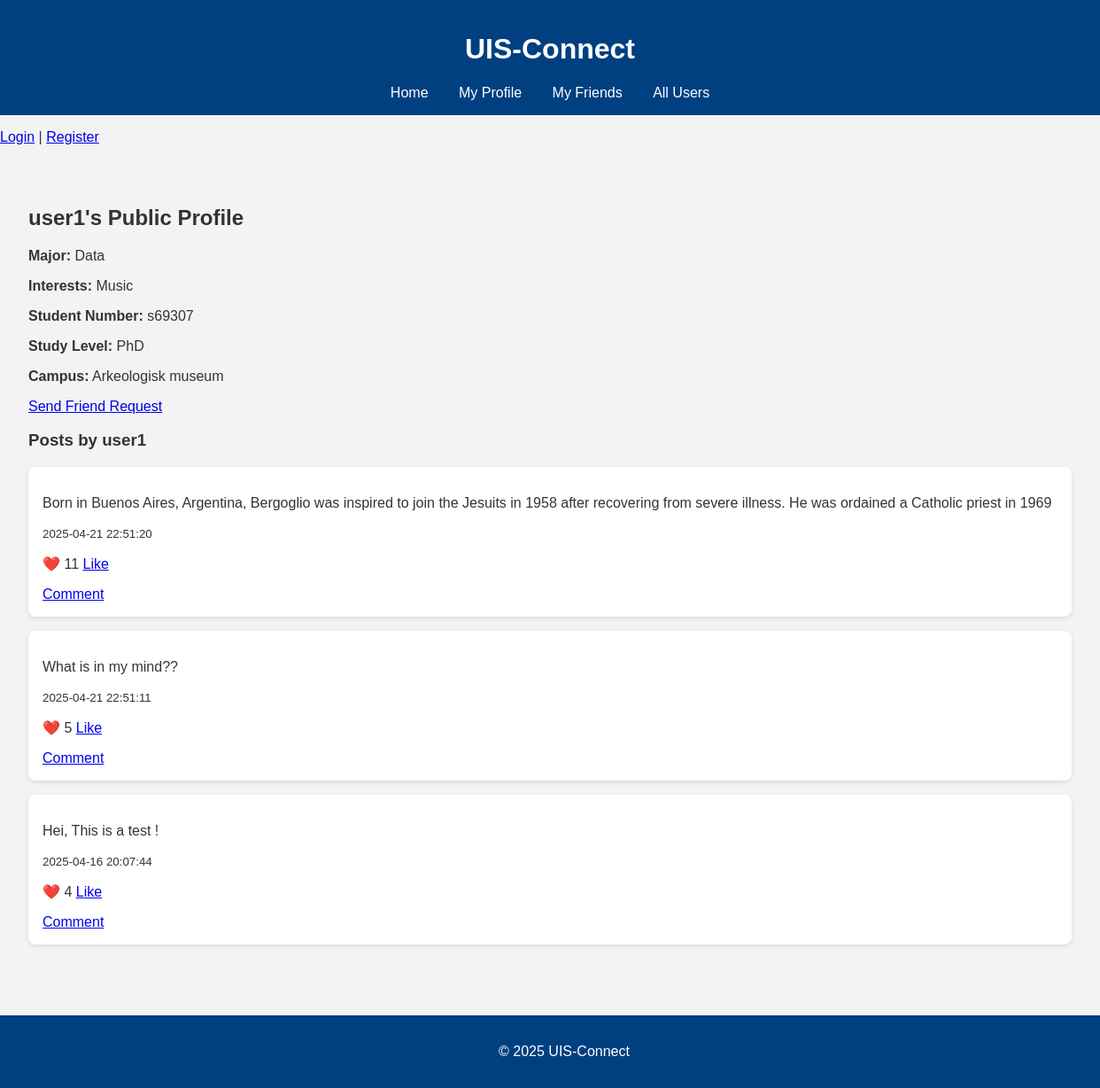
The app's page /users/10 with its own data.
### tables this page shows
CREATE TABLE users (
    id INTEGER PRIMARY KEY AUTOINCREMENT,
    username TEXT NOT NULL,
    major TEXT,
    interests TEXT
, study_level TEXT CHECK (study_level IN ('Bachelor', 'Master', 'PhD')), campus TEXT CHECK (campus IN ('Ullandhaug', 'Bjergsted', 'Arkeologisk museum')), student_number TEXT);

CREATE TABLE posts (
    id INTEGER PRIMARY KEY AUTOINCREMENT,
    user_id INTEGER,
    content TEXT,
    timestamp TEXT,
    FOREIGN KEY(user_id) REFERENCES users(id)
);

### app.py (the view)
@app.route('/users/<int:user_id>')
def view_user(user_id):
    conn = get_db_connection()
    user = conn.execute("SELECT * FROM users WHERE id = ?", (user_id,)).fetchone()
    posts = conn.execute("""
        SELECT p.*,
               (SELECT COUNT(*) FROM likes WHERE post_id = p.id) AS like_count
        FROM posts p
        WHERE p.user_id = ?
        ORDER BY p.timestamp DESC
    """, (user_id,)).fetchall()
    conn.close()
    if not user:
        flash("User not found", "error")
        return redirect(url_for('users'))
    return render_template('user_profile.html', user=user, posts=posts)

### db_utils.py (called while the page is built)
def get_db_connection():
    conn = sqlite3.connect(DATABASE)
    conn.row_factory = sqlite3.Row
    return conn

### templates/user_profile.html
{% extends "base.html" %}
{% block content %}
<h2>{{ user.username }}'s Public Profile</h2>
<p><strong>Major:</strong> {{ user.major }}</p>
<p><strong>Interests:</strong> {{ user.interests }}</p>
<p><strong>Student Number:</strong> {{ user.student_number }}</p>
<p><strong>Study Level:</strong> {{ user.study_level }}</p>
<p><strong>Campus:</strong> {{ user.campus }}</p>
{% if session.user_id != user.id %}
    <p><a href="{{ url_for('send_friend_request_route', to_user_id=user.id) }}">Send Friend Request</a></p>
{% endif %}
<h3>Posts by {{ user.username }}</h3>
{% for post in posts %}
    <div class="post">
        <p>{{ post.content }}</p>
        <p><small>{{ post.timestamp }}</small></p>
        <p>❤️ {{ post.like_count }} <a href="{{ url_for('like', post_id=post.id) }}">Like</a></p>
        <a href="{{ url_for('post', post_id=post.id) }}">Comment</a>
    </div>
{% else %}
    <p>This user hasn’t posted anything yet.</p>
{% endfor %}
{% endblock %}

### static/style.css (style rules this page uses)
body { font-family: Arial, sans-serif; margin: 0; padding: 0; background-color: #f3f3f3; color: #333; }
.post, .comment { background-color: white; border-radius: 8px; padding: 1rem; margin-bottom: 1rem; box-shadow: 0 2px 5px rgba(0,0,0,0.1); }

### records on screen
users: username "user1", major "Data", interests "Music", student_number "s69307", study_level "PhD", campus "Arkeologisk museum"
posts: content "Born in Buenos Aires, Argentina, Bergoglio was inspired to join the Jesuits in 1958 after recovering from severe illness. He was ordained a Catholic priest in 1969", timestamp "2025-04-21 22:51:20", like_count "11"
posts: content "What is in my mind??", timestamp "2025-04-21 22:51:11", like_count "5"
posts: content "Hei, This is a test !", timestamp "2025-04-16 20:07:44", like_count "4"
